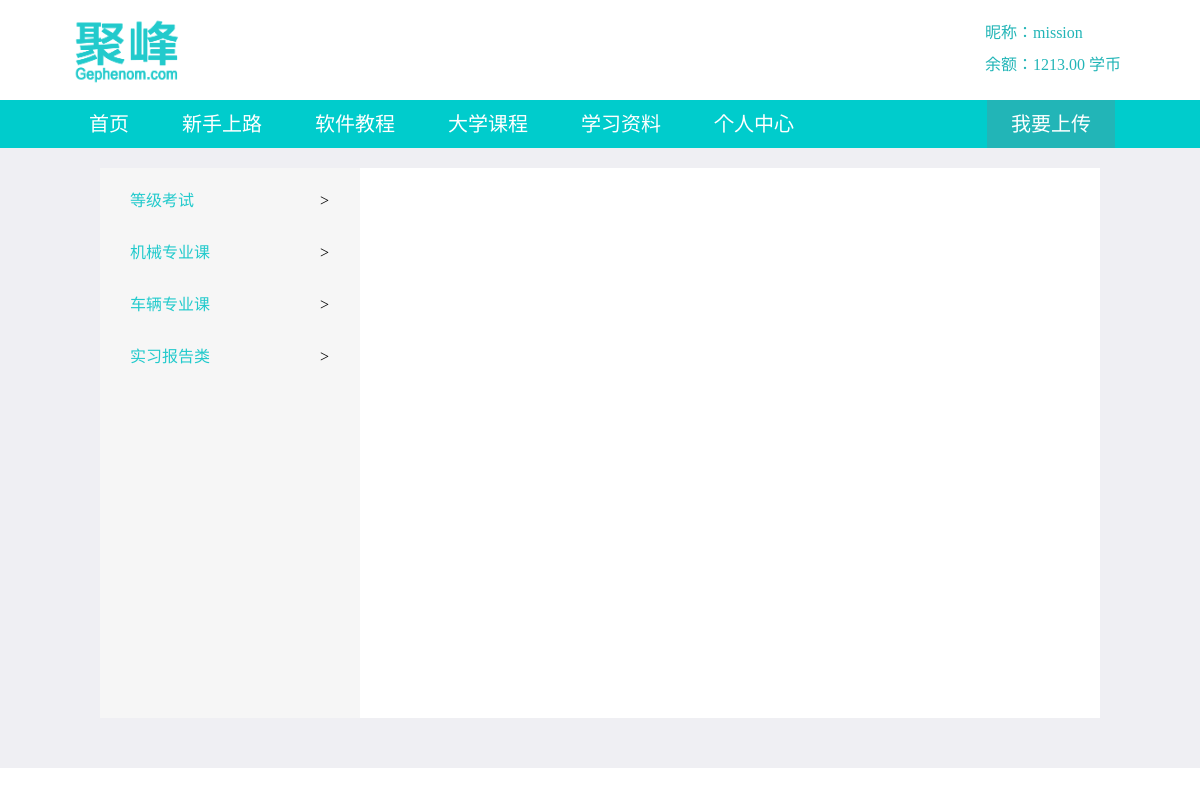
Page /admin_check/key/key_topics.php (signed in) on the committed database.
### tables this page shows
CREATE TABLE IF NOT EXISTS `solution_category0` (
  `id` int(10) unsigned NOT NULL AUTO_INCREMENT,
  `class0` varchar(15) NOT NULL,
  PRIMARY KEY (`id`)
);

### admin_check/key/key_topics.php (the view, shortened to what this page needs)
<?php
require_once("../../repeat_code/mysqli_connect.php");
require_once("../../repeat_code/manage_head.php");
?>
<head>
<link href="/css/share.css" rel="stylesheet" type="text/css" />
<link href="key_topics.css" rel="stylesheet" type="text/css">
</head>
<?php
$query="SELECT a.class0,b.* ".
"FROM solution_category0 AS a ".
"INNER JOIN solution_category1 AS b ON(a.id=b.class0_id) ORDER BY class0_id ASC";
$result=mysqli_query($dbc,$query) or die('出错');
$arr= array();
while($row=mysqli_fetch_array($result)){$arr[] =$row;}
$row0=$arr;
$i=0;
?>
<body>
<?php
require_once("../../repeat_code/nav.php")
?>
<div id="frame">
    <div id="page">
        <div id="_21">
        <div class="_2100"></div>
<?php
foreach($row0 as $row){
	if(!($class0==$row['class0'])){$i++;$class0=$row['class0'];?>
<div class="_210" id="_<?php echo $i?>"><div class="jiantou">&gt;</div>
        <p class="word"><?php echo $row['class0']?></p><br /></div>
<?php }}
?>
        </div>
    </div>
</div>
</body>
</html>

### admin_check/key/key_topics.css (style rules this page uses)
#frame { height:auto; padding-bottom:50px; background-color:#efeff3; padding-top:20px; }
#page { height:auto; background-color:#FFF; margin-left:auto; margin-right:auto; width:1000px; overflow:auto; }
#_21 { float:left; height:550px; width:260px; background-color:#F6F6F6; }
._2100 { width:260px; background-color:#F6F6F6; height:15px; }
._210 { padding-top:10px; padding-bottom:10px; width:260px; background-color:#F6F6F6; }
.word { margin-left:30px; }
.jiantou { margin-right:20px; width:20px; height:20px; float:right; }
.word { color:#22cacc; }

### rows in the picture
solution_category0: class0 "等级考试"
solution_category0: class0 "机械专业课"
solution_category0: class0 "车辆专业课"
solution_category0: class0 "实习报告类"

### other values in the picture
$_SESSION['session_nickname'] "mission"
$_SESSION['session_money'] "1213.00"
